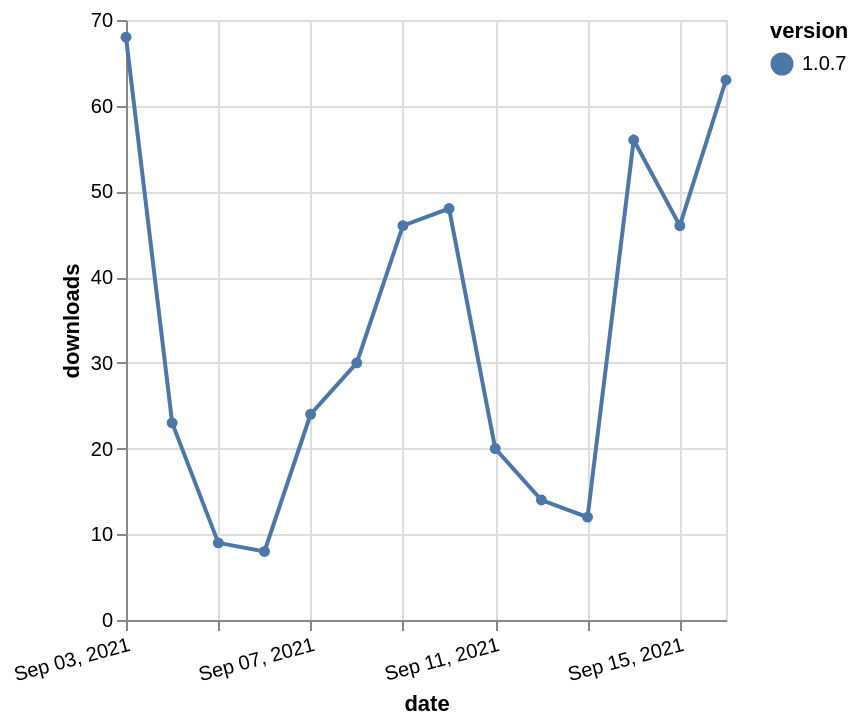

Write the Vega-Lite specification saved for this chart.
### Vega-Lite specification from a JSON file in a GitHub repository (floating-point values rounded to 4 significant figures)
{"$schema": "https://vega.github.io/schema/vega-lite/v5.json", "description": "A simple bar chart with embedded data.", "data": {"values": [{"date": "2021-09-03", "total": 11083, "delta": 68, "version": "1.0.7"}, {"date": "2021-09-04", "total": 11106, "delta": 23, "version": "1.0.7"}, {"date": "2021-09-05", "total": 11115, "delta": 9, "version": "1.0.7"}, {"date": "2021-09-06", "total": 11123, "delta": 8, "version": "1.0.7"}, {"date": "2021-09-07", "total": 11147, "delta": 24, "version": "1.0.7"}, {"date": "2021-09-08", "total": 11177, "delta": 30, "version": "1.0.7"}, {"date": "2021-09-09", "total": 11223, "delta": 46, "version": "1.0.7"}, {"date": "2021-09-10", "total": 11271, "delta": 48, "version": "1.0.7"}, {"date": "2021-09-11", "total": 11291, "delta": 20, "version": "1.0.7"}, {"date": "2021-09-12", "total": 11305, "delta": 14, "version": "1.0.7"}, {"date": "2021-09-13", "total": 11317, "delta": 12, "version": "1.0.7"}, {"date": "2021-09-14", "total": 11373, "delta": 56, "version": "1.0.7"}, {"date": "2021-09-15", "total": 11419, "delta": 46, "version": "1.0.7"}, {"date": "2021-09-16", "total": 11482, "delta": 63, "version": "1.0.7"}]}, "width": "container", "mark": {"type": "line", "point": {"filled": true}}, "encoding": {"x": {"field": "date", "type": "temporal", "timeUnit": "yearmonthdate", "title": "date", "axis": {"labelAngle": -15}}, "y": {"field": "delta", "type": "quantitative", "title": "downloads"}, "color": {"field": "version", "type": "nominal"}, "tooltip": {"field": "delta"}}}
